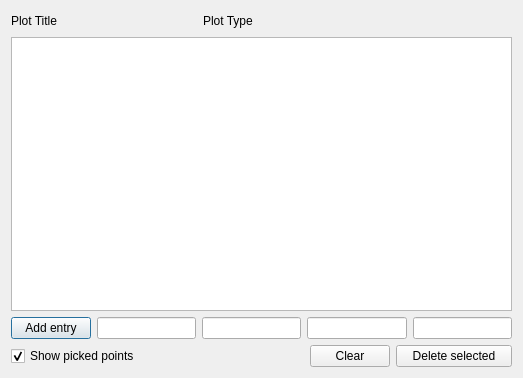
<?xml version="1.0" encoding="UTF-8"?>
<ui version="4.0">
 <exportmacro>MDL_QTHIPPOPLOT_API</exportmacro>
 <class>PickTableBase</class>
 <widget class="QDialog" name="PickTableBase">
  <property name="geometry">
   <rect>
    <x>0</x>
    <y>0</y>
    <width>523</width>
    <height>378</height>
   </rect>
  </property>
  <property name="windowTitle">
   <string>Pick table</string>
  </property>
  <layout class="QGridLayout" name="gridLayout">
   <item row="0" column="0">
    <widget class="QLabel" name="m_title">
     <property name="text">
      <string>Plot Title</string>
     </property>
     <property name="wordWrap">
      <bool>false</bool>
     </property>
    </widget>
   </item>
   <item row="0" column="1">
    <spacer name="horizontalSpacer">
     <property name="orientation">
      <enum>Qt::Horizontal</enum>
     </property>
     <property name="sizeHint" stdset="0">
      <size>
       <width>102</width>
       <height>20</height>
      </size>
     </property>
    </spacer>
   </item>
   <item row="0" column="2" colspan="2">
    <widget class="QLabel" name="m_type">
     <property name="text">
      <string>Plot Type</string>
     </property>
     <property name="wordWrap">
      <bool>false</bool>
     </property>
    </widget>
   </item>
   <item row="0" column="4">
    <spacer name="horizontalSpacer_2">
     <property name="orientation">
      <enum>Qt::Horizontal</enum>
     </property>
     <property name="sizeHint" stdset="0">
      <size>
       <width>128</width>
       <height>20</height>
      </size>
     </property>
    </spacer>
   </item>
   <item row="1" column="0" colspan="5">
    <widget class="QTableWidget" name="m_pick_table">
     <property name="selectionMode">
      <enum>QAbstractItemView::SingleSelection</enum>
     </property>
     <property name="selectionBehavior">
      <enum>QAbstractItemView::SelectRows</enum>
     </property>
    </widget>
   </item>
   <item row="2" column="0">
    <widget class="QPushButton" name="m_add_entry">
     <property name="text">
      <string>Add entry</string>
     </property>
    </widget>
   </item>
   <item row="2" column="1" colspan="4">
    <layout class="QHBoxLayout" name="horizontalLayout">
     <item>
      <widget class="QLineEdit" name="xLineEdit"/>
     </item>
     <item>
      <widget class="QLineEdit" name="yLineEdit"/>
     </item>
     <item>
      <widget class="QLineEdit" name="zLineEdit"/>
     </item>
     <item>
      <widget class="QLineEdit" name="wLineEdit"/>
     </item>
    </layout>
   </item>
   <item row="3" column="0" colspan="2">
    <widget class="QCheckBox" name="m_pickedCheckBox">
     <property name="text">
      <string>Show picked points</string>
     </property>
     <property name="checked">
      <bool>true</bool>
     </property>
    </widget>
   </item>
   <item row="3" column="2">
    <spacer name="horizontalSpacer_3">
     <property name="orientation">
      <enum>Qt::Horizontal</enum>
     </property>
     <property name="sizeHint" stdset="0">
      <size>
       <width>104</width>
       <height>20</height>
      </size>
     </property>
    </spacer>
   </item>
   <item row="3" column="3">
    <widget class="QPushButton" name="m_clear">
     <property name="text">
      <string>Clear</string>
     </property>
    </widget>
   </item>
   <item row="3" column="4">
    <widget class="QPushButton" name="m_delete">
     <property name="text">
      <string>Delete selected</string>
     </property>
    </widget>
   </item>
  </layout>
 </widget>
 <layoutdefault spacing="6" margin="11"/>
 <tabstops>
  <tabstop>xLineEdit</tabstop>
  <tabstop>yLineEdit</tabstop>
  <tabstop>zLineEdit</tabstop>
  <tabstop>wLineEdit</tabstop>
  <tabstop>m_add_entry</tabstop>
  <tabstop>m_clear</tabstop>
  <tabstop>m_delete</tabstop>
 </tabstops>
 <includes>
  <include location="local">libqthippo.h</include>
 </includes>
 <resources/>
 <connections>
  <connection>
   <sender>m_clear</sender>
   <signal>clicked()</signal>
   <receiver>PickTableBase</receiver>
   <slot>clear()</slot>
   <hints>
    <hint type="sourcelabel">
     <x>320</x>
     <y>349</y>
    </hint>
    <hint type="destinationlabel">
     <x>20</x>
     <y>20</y>
    </hint>
   </hints>
  </connection>
  <connection>
   <sender>m_delete</sender>
   <signal>clicked()</signal>
   <receiver>PickTableBase</receiver>
   <slot>deleteSelectedItem()</slot>
   <hints>
    <hint type="sourcelabel">
     <x>388</x>
     <y>349</y>
    </hint>
    <hint type="destinationlabel">
     <x>20</x>
     <y>20</y>
    </hint>
   </hints>
  </connection>
  <connection>
   <sender>m_add_entry</sender>
   <signal>clicked()</signal>
   <receiver>PickTableBase</receiver>
   <slot>addEntry()</slot>
   <hints>
    <hint type="sourcelabel">
     <x>14</x>
     <y>318</y>
    </hint>
    <hint type="destinationlabel">
     <x>20</x>
     <y>20</y>
    </hint>
   </hints>
  </connection>
  <connection>
   <sender>m_pickedCheckBox</sender>
   <signal>clicked()</signal>
   <receiver>PickTableBase</receiver>
   <slot>pickedCheckBoxClicked()</slot>
   <hints>
    <hint type="sourcelabel">
     <x>14</x>
     <y>350</y>
    </hint>
    <hint type="destinationlabel">
     <x>20</x>
     <y>20</y>
    </hint>
   </hints>
  </connection>
  <connection>
   <sender>m_pick_table</sender>
   <signal>itemSelectionChanged()</signal>
   <receiver>PickTableBase</receiver>
   <slot>m_pick_table_selectionChanged()</slot>
   <hints>
    <hint type="sourcelabel">
     <x>418</x>
     <y>133</y>
    </hint>
    <hint type="destinationlabel">
     <x>509</x>
     <y>13</y>
    </hint>
   </hints>
  </connection>
 </connections>
 <slots>
  <slot>clear()</slot>
  <slot>deleteSelectedItem()</slot>
  <slot>addEntry()</slot>
  <slot>pickedCheckBoxClicked()</slot>
  <slot>m_pick_table_selectionChanged()</slot>
 </slots>
</ui>
